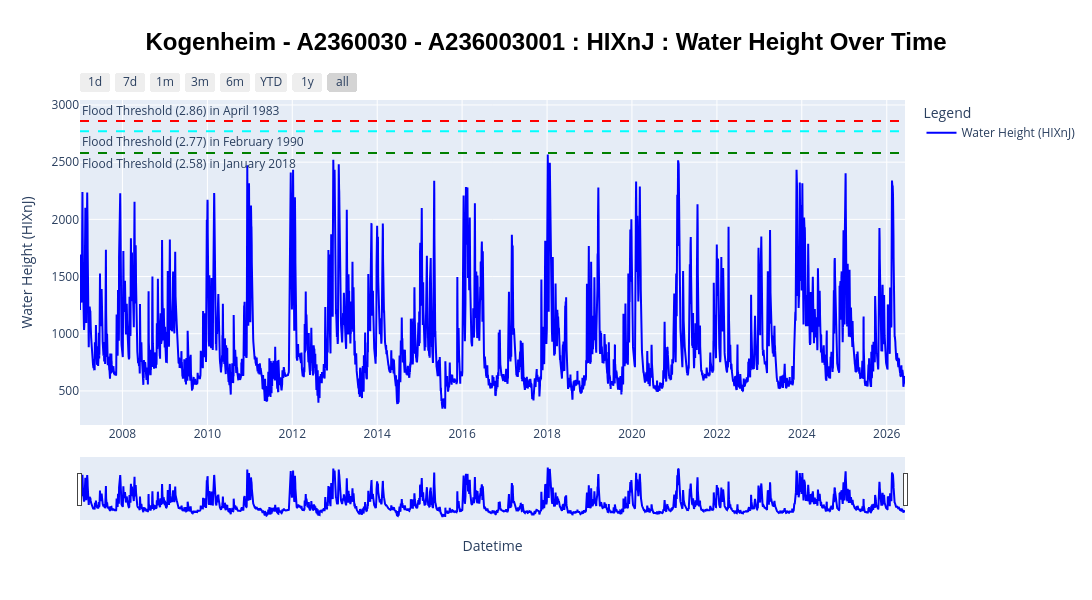

Notebook code cell kept with this figure:
### Markdown cell above
**Distribution of the target variable (water level) over time**

**Source flood thresholds:** https://www.vigicrues.gouv.fr/station/A236003001/station/A236003001

### Code cell
# I.4. Time Series With Range Slider
fig1 = go.Figure()
fig1.add_trace(go.Scatter(x=clean_data_df["ds"], y=clean_data_df["y"], mode="lines", name=f"Water Height ({TARGET_VARIABLE_NOTATION})"))
# fig1.add_trace(go.Scatter(gold_ts, x="Date", y="Close", mode="lines", name="Close"))
# fig1.add_trace(go.Scatter(gold_ts, x="Date", y=gold_ts.columns, mode="lines", name="Close"))
# Customize the current trace
fig1.update_traces(line_color="blue", name=f"Water Height ({TARGET_VARIABLE_NOTATION})", showlegend=True)
# add horizontal line for flood threshold (example: 2.86) in April 1983
fig1.add_hline(y=2.86*1000, line_dash="dash", line_color="red", annotation_text="Flood Threshold (2.86) in April 1983", annotation_position="top left")
# add horizontal line for flood threshold (example: 2.77) in February 1990
fig1.add_hline(y=2.77*1000, line_dash="dash", line_color="cyan", annotation_text="Flood Threshold (2.77) in February 1990", annotation_position="bottom left")
# add horizontal line for flood threshold (example: 2.58) in January 2018
fig1.add_hline(y=2.58*1000, line_dash="dash", line_color="green", annotation_text="Flood Threshold (2.58) in January 2018", annotation_position="bottom left")
# Customize the layout of the figure
fig1.update_layout(
    title=f"{TITLE_POSTFIX_NAME} : Water Height Over Time",
    title_x=0.5,
    title_font=dict(size=24, color="black", family="Arial", weight="bold"),
    xaxis_title="Datetime", 
    yaxis_title=f"Water Height ({TARGET_VARIABLE_NOTATION})",
    legend_title="Legend",
#   showlegend=True,
#   legend=dict(x=0.01, y=0.99, bgcolor="rgba(255, 255, 255, 0.5)", bordercolor="black", borderwidth=1),
    xaxis=dict(
        rangeselector=dict(
            buttons=list([
                dict(count=1, label="1d", step="day", stepmode="backward"), # 1 day
                dict(count=7, label="7d", step="day", stepmode="backward"), # 7 days
                dict(count=1, label="1m", step="month", stepmode="backward"), # 1 month
                dict(count=3, label="3m", step="month", stepmode="backward"), # 3 months
                dict(count=6, label="6m", step="month", stepmode="backward"), # 6 months
                dict(count=1, label="YTD", step="year", stepmode="todate"), # Year to date
                dict(count=1, label="1y", step="year", stepmode="backward"), # 1 year
                dict(step="all") # All data 
            ])
        ),
        rangeslider=dict(visible=True),
        type="date"
    ),
    # Size of the figure
    width=1200, height=600
)
# plot and save the figure as an HTML and png file
fig1.write_html(local_artifact_dir / f"01_time_series_plot_{FILE_POSTFIX_NAME}.html")
# fig1.write_image(local_artifact_dir / f"01_time_series_plot_{FILE_POSTFIX_NAME}.png")
fig1.show()

### Figure 1 — Plotly figure (JSON) as saved in the notebook; plotly's stock layout.template omitted (floating-point values rounded to 4 significant figures; data arrays with more than 128 entries replaced by an {"elided": "..."} marker saying what was removed)
{"data": [{"line": {"color": "blue"}, "mode": "lines", "name": "Water Height (HIXnJ)", "showlegend": true, "type": "scatter", "x": {"elided": "7098 str values"}, "y": {"elided": "7098 float values"}}], "layout": {"annotations": [{"showarrow": false, "text": "Flood Threshold (2.86) in April 1983", "x": 0, "xanchor": "left", "xref": "x domain", "y": 2860, "yanchor": "bottom", "yref": "y"}, {"showarrow": false, "text": "Flood Threshold (2.77) in February 1990", "x": 0, "xanchor": "left", "xref": "x domain", "y": 2770, "yanchor": "top", "yref": "y"}, {"showarrow": false, "text": "Flood Threshold (2.58) in January 2018", "x": 0, "xanchor": "left", "xref": "x domain", "y": 2580, "yanchor": "top", "yref": "y"}], "height": 600, "legend": {"title": {"text": "Legend"}}, "shapes": [{"line": {"color": "red", "dash": "dash"}, "type": "line", "x0": 0, "x1": 1, "xref": "x domain", "y0": 2860, "y1": 2860, "yref": "y"}, {"line": {"color": "cyan", "dash": "dash"}, "type": "line", "x0": 0, "x1": 1, "xref": "x domain", "y0": 2770, "y1": 2770, "yref": "y"}, {"line": {"color": "green", "dash": "dash"}, "type": "line", "x0": 0, "x1": 1, "xref": "x domain", "y0": 2580, "y1": 2580, "yref": "y"}], "title": {"font": {"color": "black", "family": "Arial", "size": 24, "weight": "bold"}, "text": "Kogenheim - A2360030 - A236003001 : HIXnJ : Water Height Over Time", "x": 0.5}, "width": 1200, "xaxis": {"rangeselector": {"buttons": [{"count": 1, "label": "1d", "step": "day", "stepmode": "backward"}, {"count": 7, "label": "7d", "step": "day", "stepmode": "backward"}, {"count": 1, "label": "1m", "step": "month", "stepmode": "backward"}, {"count": 3, "label": "3m", "step": "month", "stepmode": "backward"}, {"count": 6, "label": "6m", "step": "month", "stepmode": "backward"}, {"count": 1, "label": "YTD", "step": "year", "stepmode": "todate"}, {"count": 1, "label": "1y", "step": "year", "stepmode": "backward"}, {"step": "all"}]}, "rangeslider": {"visible": true}, "title": {"text": "Datetime"}, "type": "date"}, "yaxis": {"title": {"text": "Water Height (HIXnJ)"}}}}
